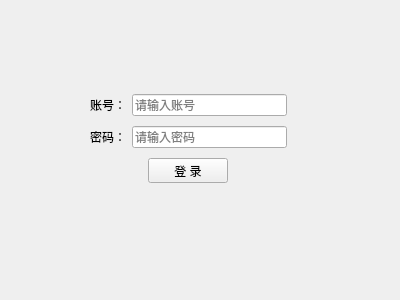
<?xml version="1.0" encoding="UTF-8"?>
<ui version="4.0">
 <class>Form</class>
 <widget class="QWidget" name="Form">
  <property name="geometry">
   <rect>
    <x>0</x>
    <y>0</y>
    <width>400</width>
    <height>300</height>
   </rect>
  </property>
  <property name="windowTitle">
   <string>Form</string>
  </property>
  <widget class="QWidget" name="layoutWidget">
   <property name="geometry">
    <rect>
     <x>90</x>
     <y>90</y>
     <width>197</width>
     <height>98</height>
    </rect>
   </property>
   <layout class="QVBoxLayout" name="verticalLayout">
    <item>
     <layout class="QHBoxLayout" name="horizontalLayout">
      <item>
       <widget class="QLabel" name="label">
        <property name="text">
         <string>账号：</string>
        </property>
       </widget>
      </item>
      <item>
       <widget class="QLineEdit" name="lineEdit">
        <property name="placeholderText">
         <string>请输入账号</string>
        </property>
       </widget>
      </item>
     </layout>
    </item>
    <item>
     <layout class="QHBoxLayout" name="horizontalLayout_2">
      <item>
       <widget class="QLabel" name="label_2">
        <property name="text">
         <string>密码：</string>
        </property>
       </widget>
      </item>
      <item>
       <widget class="QLineEdit" name="lineEdit_2">
        <property name="echoMode">
         <enum>QLineEdit::Password</enum>
        </property>
        <property name="placeholderText">
         <string>请输入密码</string>
        </property>
       </widget>
      </item>
     </layout>
    </item>
    <item alignment="Qt::AlignHCenter">
     <widget class="QPushButton" name="pushButton">
      <property name="enabled">
       <bool>true</bool>
      </property>
      <property name="minimumSize">
       <size>
        <width>80</width>
        <height>20</height>
       </size>
      </property>
      <property name="maximumSize">
       <size>
        <width>80</width>
        <height>25</height>
       </size>
      </property>
      <property name="text">
       <string>登 录</string>
      </property>
      <property name="iconSize">
       <size>
        <width>16</width>
        <height>16</height>
       </size>
      </property>
      <property name="autoRepeat">
       <bool>false</bool>
      </property>
      <property name="flat">
       <bool>false</bool>
      </property>
     </widget>
    </item>
   </layout>
  </widget>
 </widget>
 <resources/>
 <connections>
  <connection>
   <sender>pushButton</sender>
   <signal>clicked()</signal>
   <receiver>Form</receiver>
   <slot>login()</slot>
   <hints>
    <hint type="sourcelabel">
     <x>190</x>
     <y>177</y>
    </hint>
    <hint type="destinationlabel">
     <x>343</x>
     <y>175</y>
    </hint>
   </hints>
  </connection>
 </connections>
 <slots>
  <slot>login()</slot>
 </slots>
</ui>
